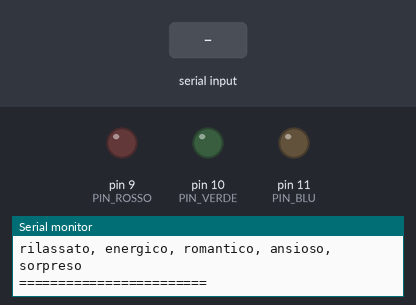
This sketch was run on a simulated Arduino Uno, built with avr-gcc and run on an emulated ATmega328P. Parts: output pins drawn as LEDs (lit = HIGH), the last lines printed to the serial monitor. Inputs (shaded band) come from the test bench.

Above: at 1.2 s.
1.3 s: "felice\n" received over Serial
At 2.1 s:
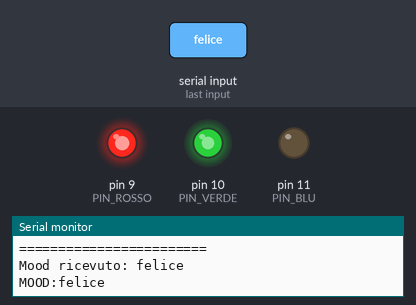
2.8 s: "triste\n" received over Serial
At 3.3 s:
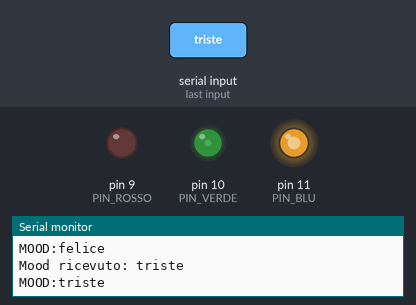
4.3 s: "arrabbiato\n" received over Serial
At 5.5 s:
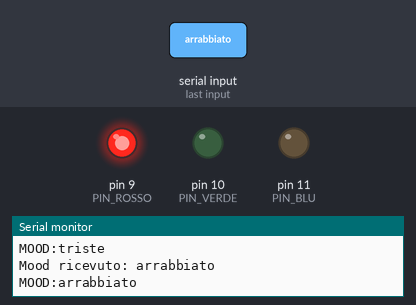
5.8 s: "rilassato\n" received over Serial
At 6.9 s:
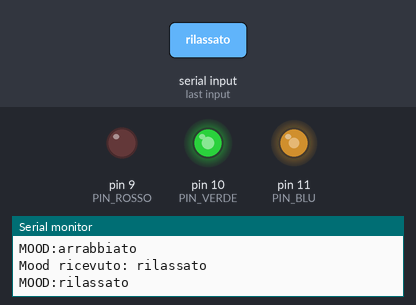
7.3 s: "energico\n" received over Serial
At 8.0 s:
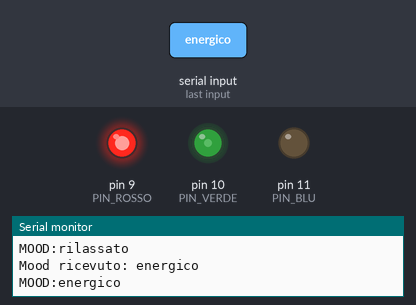
8.8 s: "romantico\n" received over Serial
At 9.1 s:
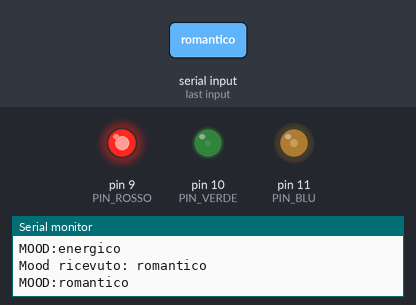
Timing chart, 0 to 11.3 s (numbered marks = the images above; inputs shaded):
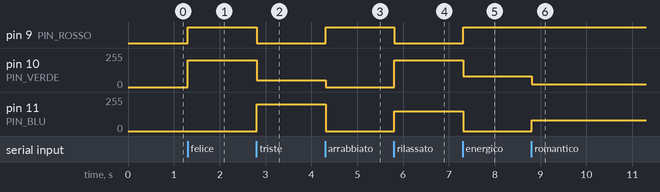

The sketch:

mood_arduino.ino
```cpp
/*
  ============================================================
  MOOD LED - Codice Arduino
  ============================================================
  Cosa fa questo programma:
  1. Aspetta che tu scriva il tuo mood sulla Serial Monitor
  2. Accende il LED RGB del colore corrispondente
  3. Manda un messaggio di conferma al computer (che Python leggerà)

  Hardware necessario:
  - Arduino Uno
  - LED RGB catodo comune (4 pin)
  - 3 resistenze da 220 ohm

  Collegamento LED RGB catodo comune:
  - Pin più lungo (GND/catodo) --> GND di Arduino
  - Pin R (rosso)  --> Resistenza 220Ω --> Pin 9
  - Pin G (verde)  --> Resistenza 220Ω --> Pin 10
  - Pin B (blu)    --> Resistenza 220Ω --> Pin 11
  ============================================================
*/

// --- DEFINIZIONE DEI PIN ---
// Usiamo pin PWM (quelli con il simbolo ~) per poter
// regolare la luminosità con valori da 0 a 255
const int PIN_ROSSO  = 9;
const int PIN_VERDE  = 10;
const int PIN_BLU    = 11;

// --- SETUP: viene eseguito UNA SOLA VOLTA all'avvio ---
void setup() {
  // Impostiamo i pin come OUTPUT (usciamo segnale verso il LED)
  pinMode(PIN_ROSSO, OUTPUT);
  pinMode(PIN_VERDE, OUTPUT);
  pinMode(PIN_BLU,   OUTPUT);

  // Avviamo la comunicazione seriale a 9600 baud
  // (deve essere lo stesso valore usato in Python!)
  Serial.begin(9600);

  // Messaggio di benvenuto
  Serial.println("=== MOOD LED PRONTO ===");
  Serial.println("Scrivi il tuo mood: felice, triste, arrabbiato,");
  Serial.println("rilassato, energico, romantico, ansioso, sorpreso");
  Serial.println("========================");

  // Spegniamo il LED all'avvio (tutti i colori a 0)
  impostaColore(0, 0, 0);
}

// --- LOOP: viene eseguito IN CONTINUAZIONE ---
void loop() {
  // Controlliamo se sono arrivati dati dalla porta seriale
  if (Serial.available() > 0) {

    // Leggiamo la stringa intera fino a quando l'utente preme INVIO
    String mood = Serial.readStringUntil('\n');

    // Rimuoviamo spazi e andiamo a capo residui
    mood.trim();

    // Convertiamo tutto in minuscolo per evitare errori
    // (es. "Felice" e "felice" vengono trattati uguale)
    mood.toLowerCase();

    Serial.print("Mood ricevuto: ");
    Serial.println(mood);

    // --- SELEZIONE DEL COLORE IN BASE AL MOOD ---
    // impostaColore(rosso, verde, blu) con valori da 0 a 255

    if (mood == "felice") {
      impostaColore(255, 200, 0);   // Giallo caldo
      Serial.println("MOOD:felice");

    } else if (mood == "triste") {
      impostaColore(0, 50, 200);    // Blu profondo
      Serial.println("MOOD:triste");

    } else if (mood == "arrabbiato") {
      impostaColore(255, 0, 0);     // Rosso acceso
      Serial.println("MOOD:arrabbiato");

    } else if (mood == "rilassato") {
      impostaColore(0, 200, 150);   // Verde acqua / turchese
      Serial.println("MOOD:rilassato");

    } else if (mood == "energico") {
      impostaColore(255, 80, 0);    // Arancione brillante
      Serial.println("MOOD:energico");

    } else if (mood == "romantico") {
      impostaColore(255, 20, 80);   // Rosa/magenta
      Serial.println("MOOD:romantico");

    } else if (mood == "ansioso") {
      impostaColore(180, 0, 255);   // Viola intenso
      Serial.println("MOOD:ansioso");

    } else {
      // Mood non riconosciuto
      impostaColore(255, 255, 255); // Bianco = "non so"
      Serial.println("Mood non riconosciuto. Prova con:");
      Serial.println("felice, triste, arrabbiato, rilassato,");
      Serial.println("energico, romantico, ansioso, sorpreso");
      Serial.println("MOOD:sconosciuto");
    }


  }
}

// --- FUNZIONE HELPER: imposta il colore del LED ---
// Riceve tre valori (0-255) per rosso, verde e blu
// analogWrite() usa PWM per simulare intensità variabile
void impostaColore(int r, int g, int b) {
  analogWrite(PIN_ROSSO, r);
  analogWrite(PIN_VERDE, g);
  analogWrite(PIN_BLU,   b);
}
```

Measured:
- after the input at 1.3 s, pin 9 (PIN_ROSSO): LOW → HIGH at once; pin 10 (PIN_VERDE): 0/255 → 200/255 at once
- after the input at 2.8 s, pin 9 (PIN_ROSSO): HIGH → LOW at once; pin 10 (PIN_VERDE): 200/255 → 50/255 at once; pin 11 (PIN_BLU): 0/255 → 200/255 at once
- after the input at 4.3 s, pin 9 (PIN_ROSSO): LOW → HIGH at once; pin 10 (PIN_VERDE): 50/255 → 0/255 at once; pin 11 (PIN_BLU): 200/255 → 0/255 at once
- after the input at 5.8 s, pin 9 (PIN_ROSSO): HIGH → LOW at once; pin 10 (PIN_VERDE): 0/255 → 200/255 at once; pin 11 (PIN_BLU): 0/255 → 150/255 at once
- after the input at 7.3 s, pin 9 (PIN_ROSSO): LOW → HIGH at once; pin 10 (PIN_VERDE): 200/255 → 80/255 at once; pin 11 (PIN_BLU): 150/255 → 0/255 at once
- after the input at 8.8 s, pin 10 (PIN_VERDE): 80/255 → 20/255 at once; pin 11 (PIN_BLU): 0/255 → 80/255 at once
